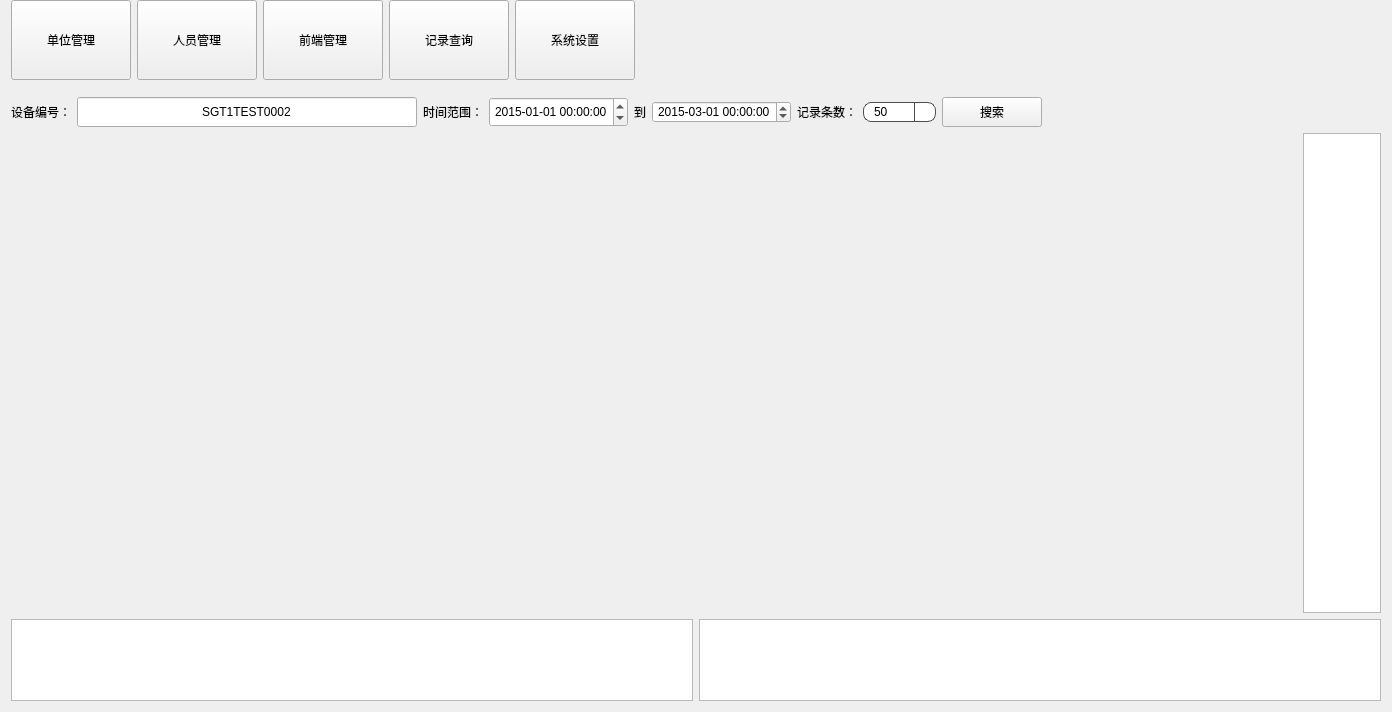
<?xml version="1.0" encoding="UTF-8"?>
<ui version="4.0">
 <class>MainForm</class>
 <widget class="QWidget" name="MainForm">
  <property name="geometry">
   <rect>
    <x>0</x>
    <y>0</y>
    <width>1392</width>
    <height>712</height>
   </rect>
  </property>
  <property name="windowTitle">
   <string>MainForm</string>
  </property>
  <property name="styleSheet">
   <string notr="true">QComboBox{
font: 14pt &quot;WenQuanYi Micro Hei&quot;;
border-radius: 8px;
padding: 1px 10px 1px 10px;
border: 1px solid #4D4D4D;
}
QComboBox QAbstractItemView{
background-color:#4D4D4D;
color:white;
selection-background-color: rgb(56,117,215);
}
QComboBox::drop-down {
subcontrol-origin: padding;
subcontrol-position: top right;
width: 20px;
border-left-width: 1px;
border-left-style: solid;
border-top-right-radius: 3px;
border-bottom-right-radius: 3px;
border-left-color: #4D4D4D;
}
QComboBox::down-arrow{
image: url(:/image/images/arrow_down.png);
}
QComboBox::down-arrow:pressed{
position:relative;
top:1px;
left:1px;
}
</string>
  </property>
  <layout class="QVBoxLayout" name="verticalLayout_7">
   <property name="leftMargin">
    <number>0</number>
   </property>
   <property name="topMargin">
    <number>0</number>
   </property>
   <property name="rightMargin">
    <number>0</number>
   </property>
   <property name="bottomMargin">
    <number>0</number>
   </property>
   <item>
    <widget class="QWidget" name="TitleBarWidget" native="true">
     <property name="minimumSize">
      <size>
       <width>0</width>
       <height>80</height>
      </size>
     </property>
     <property name="maximumSize">
      <size>
       <width>16777215</width>
       <height>16777215</height>
      </size>
     </property>
     <layout class="QHBoxLayout" name="horizontalLayout">
      <property name="topMargin">
       <number>0</number>
      </property>
      <property name="bottomMargin">
       <number>0</number>
      </property>
      <item>
       <widget class="QToolButton" name="btnCompanyManager">
        <property name="sizePolicy">
         <sizepolicy hsizetype="Fixed" vsizetype="Preferred">
          <horstretch>0</horstretch>
          <verstretch>0</verstretch>
         </sizepolicy>
        </property>
        <property name="minimumSize">
         <size>
          <width>120</width>
          <height>80</height>
         </size>
        </property>
        <property name="maximumSize">
         <size>
          <width>16777215</width>
          <height>16777215</height>
         </size>
        </property>
        <property name="text">
         <string>单位管理</string>
        </property>
        <property name="icon">
         <iconset resource="image.qrc">
          <normaloff>:/image/images/dribbble.png</normaloff>:/image/images/dribbble.png</iconset>
        </property>
        <property name="iconSize">
         <size>
          <width>40</width>
          <height>40</height>
         </size>
        </property>
        <property name="toolButtonStyle">
         <enum>Qt::ToolButtonTextUnderIcon</enum>
        </property>
       </widget>
      </item>
      <item>
       <widget class="QToolButton" name="btnPersonManager">
        <property name="sizePolicy">
         <sizepolicy hsizetype="Fixed" vsizetype="Preferred">
          <horstretch>0</horstretch>
          <verstretch>0</verstretch>
         </sizepolicy>
        </property>
        <property name="minimumSize">
         <size>
          <width>120</width>
          <height>80</height>
         </size>
        </property>
        <property name="maximumSize">
         <size>
          <width>16777215</width>
          <height>16777215</height>
         </size>
        </property>
        <property name="text">
         <string>人员管理</string>
        </property>
        <property name="icon">
         <iconset resource="image.qrc">
          <normaloff>:/image/images/person_manager.png</normaloff>:/image/images/person_manager.png</iconset>
        </property>
        <property name="iconSize">
         <size>
          <width>40</width>
          <height>40</height>
         </size>
        </property>
        <property name="toolButtonStyle">
         <enum>Qt::ToolButtonTextUnderIcon</enum>
        </property>
       </widget>
      </item>
      <item>
       <widget class="QToolButton" name="btnFrontManager">
        <property name="sizePolicy">
         <sizepolicy hsizetype="Fixed" vsizetype="Preferred">
          <horstretch>0</horstretch>
          <verstretch>0</verstretch>
         </sizepolicy>
        </property>
        <property name="minimumSize">
         <size>
          <width>120</width>
          <height>80</height>
         </size>
        </property>
        <property name="maximumSize">
         <size>
          <width>16777215</width>
          <height>16777215</height>
         </size>
        </property>
        <property name="text">
         <string>前端管理</string>
        </property>
        <property name="icon">
         <iconset resource="image.qrc">
          <normaloff>:/image/images/video_camera.png</normaloff>:/image/images/video_camera.png</iconset>
        </property>
        <property name="iconSize">
         <size>
          <width>40</width>
          <height>40</height>
         </size>
        </property>
        <property name="toolButtonStyle">
         <enum>Qt::ToolButtonTextUnderIcon</enum>
        </property>
       </widget>
      </item>
      <item>
       <widget class="QToolButton" name="btnRecordQueryManager">
        <property name="sizePolicy">
         <sizepolicy hsizetype="Fixed" vsizetype="Preferred">
          <horstretch>0</horstretch>
          <verstretch>0</verstretch>
         </sizepolicy>
        </property>
        <property name="minimumSize">
         <size>
          <width>120</width>
          <height>80</height>
         </size>
        </property>
        <property name="maximumSize">
         <size>
          <width>16777215</width>
          <height>16777215</height>
         </size>
        </property>
        <property name="text">
         <string>记录查询</string>
        </property>
        <property name="icon">
         <iconset resource="image.qrc">
          <normaloff>:/image/images/search.png</normaloff>:/image/images/search.png</iconset>
        </property>
        <property name="iconSize">
         <size>
          <width>40</width>
          <height>40</height>
         </size>
        </property>
        <property name="toolButtonStyle">
         <enum>Qt::ToolButtonTextUnderIcon</enum>
        </property>
       </widget>
      </item>
      <item>
       <widget class="QToolButton" name="btnSystemSettingManager">
        <property name="sizePolicy">
         <sizepolicy hsizetype="Fixed" vsizetype="Preferred">
          <horstretch>0</horstretch>
          <verstretch>0</verstretch>
         </sizepolicy>
        </property>
        <property name="minimumSize">
         <size>
          <width>120</width>
          <height>80</height>
         </size>
        </property>
        <property name="maximumSize">
         <size>
          <width>16777215</width>
          <height>16777215</height>
         </size>
        </property>
        <property name="text">
         <string>系统设置</string>
        </property>
        <property name="icon">
         <iconset resource="image.qrc">
          <normaloff>:/image/images/settings.png</normaloff>:/image/images/settings.png</iconset>
        </property>
        <property name="iconSize">
         <size>
          <width>40</width>
          <height>40</height>
         </size>
        </property>
        <property name="toolButtonStyle">
         <enum>Qt::ToolButtonTextUnderIcon</enum>
        </property>
       </widget>
      </item>
      <item>
       <spacer name="horizontalSpacer_3">
        <property name="orientation">
         <enum>Qt::Horizontal</enum>
        </property>
        <property name="sizeHint" stdset="0">
         <size>
          <width>40</width>
          <height>20</height>
         </size>
        </property>
       </spacer>
      </item>
      <item>
       <widget class="QWidget" name="widget" native="true">
        <property name="minimumSize">
         <size>
          <width>200</width>
          <height>80</height>
         </size>
        </property>
        <property name="maximumSize">
         <size>
          <width>16777215</width>
          <height>16777215</height>
         </size>
        </property>
        <layout class="QVBoxLayout" name="verticalLayout">
         <property name="leftMargin">
          <number>9</number>
         </property>
         <property name="topMargin">
          <number>2</number>
         </property>
         <property name="rightMargin">
          <number>9</number>
         </property>
         <property name="bottomMargin">
          <number>2</number>
         </property>
         <item>
          <widget class="QLabel" name="Date">
           <property name="text">
            <string/>
           </property>
           <property name="alignment">
            <set>Qt::AlignCenter</set>
           </property>
          </widget>
         </item>
         <item>
          <widget class="QLabel" name="Time">
           <property name="text">
            <string/>
           </property>
           <property name="alignment">
            <set>Qt::AlignCenter</set>
           </property>
          </widget>
         </item>
        </layout>
       </widget>
      </item>
     </layout>
    </widget>
   </item>
   <item>
    <widget class="QStackedWidget" name="stackedWidget">
     <property name="currentIndex">
      <number>4</number>
     </property>
     <widget class="QWidget" name="Empty"/>
     <widget class="QWidget" name="CompanyManager">
      <layout class="QVBoxLayout" name="verticalLayout_2">
       <item>
        <layout class="QHBoxLayout" name="horizontalLayout_2">
         <property name="spacing">
          <number>12</number>
         </property>
         <item>
          <widget class="QComboBox" name="CompanyInfoFilterComboBox">
           <property name="sizePolicy">
            <sizepolicy hsizetype="Preferred" vsizetype="Preferred">
             <horstretch>0</horstretch>
             <verstretch>0</verstretch>
            </sizepolicy>
           </property>
           <property name="editable">
            <bool>false</bool>
           </property>
           <property name="maxVisibleItems">
            <number>30</number>
           </property>
           <property name="sizeAdjustPolicy">
            <enum>QComboBox::AdjustToContents</enum>
           </property>
           <item>
            <property name="text">
             <string>企业名称</string>
            </property>
           </item>
           <item>
            <property name="text">
             <string>营业执照</string>
            </property>
           </item>
           <item>
            <property name="text">
             <string>办公地址</string>
            </property>
           </item>
           <item>
            <property name="text">
             <string>联系电话</string>
            </property>
           </item>
          </widget>
         </item>
         <item>
          <widget class="QLineEdit" name="CompanyInfoFilterLineEdit">
           <property name="sizePolicy">
            <sizepolicy hsizetype="Expanding" vsizetype="Preferred">
             <horstretch>0</horstretch>
             <verstretch>0</verstretch>
            </sizepolicy>
           </property>
           <property name="alignment">
            <set>Qt::AlignCenter</set>
           </property>
          </widget>
         </item>
         <item>
          <widget class="QLabel" name="label">
           <property name="text">
            <string>区县</string>
           </property>
          </widget>
         </item>
         <item>
          <widget class="QComboBox" name="CompanyAreaFilterComboBox">
           <property name="sizePolicy">
            <sizepolicy hsizetype="Preferred" vsizetype="Preferred">
             <horstretch>0</horstretch>
             <verstretch>0</verstretch>
            </sizepolicy>
           </property>
           <property name="maxVisibleItems">
            <number>30</number>
           </property>
           <property name="sizeAdjustPolicy">
            <enum>QComboBox::AdjustToContents</enum>
           </property>
           <item>
            <property name="text">
             <string>全部</string>
            </property>
           </item>
          </widget>
         </item>
         <item>
          <widget class="QPushButton" name="btnSearchCompanyInfo">
           <property name="sizePolicy">
            <sizepolicy hsizetype="Preferred" vsizetype="Preferred">
             <horstretch>0</horstretch>
             <verstretch>0</verstretch>
            </sizepolicy>
           </property>
           <property name="minimumSize">
            <size>
             <width>101</width>
             <height>30</height>
            </size>
           </property>
           <property name="text">
            <string>搜索</string>
           </property>
          </widget>
         </item>
         <item>
          <spacer name="horizontalSpacer_4">
           <property name="orientation">
            <enum>Qt::Horizontal</enum>
           </property>
           <property name="sizeHint" stdset="0">
            <size>
             <width>40</width>
             <height>20</height>
            </size>
           </property>
          </spacer>
         </item>
        </layout>
       </item>
       <item>
        <layout class="QHBoxLayout" name="horizontalLayout_3">
         <item>
          <widget class="QTableWidget" name="CompanyMainInfoTableWidget">
           <attribute name="horizontalHeaderDefaultSectionSize">
            <number>30</number>
           </attribute>
           <attribute name="horizontalHeaderMinimumSectionSize">
            <number>30</number>
           </attribute>
          </widget>
         </item>
        </layout>
       </item>
      </layout>
     </widget>
     <widget class="QWidget" name="PersonManager">
      <layout class="QVBoxLayout" name="verticalLayout_4">
       <item>
        <layout class="QHBoxLayout" name="horizontalLayout_5">
         <item>
          <widget class="QComboBox" name="PersonInfoFilterComboBox">
           <property name="sizePolicy">
            <sizepolicy hsizetype="Preferred" vsizetype="Preferred">
             <horstretch>0</horstretch>
             <verstretch>0</verstretch>
            </sizepolicy>
           </property>
           <property name="autoFillBackground">
            <bool>false</bool>
           </property>
           <property name="maxVisibleItems">
            <number>30</number>
           </property>
           <property name="sizeAdjustPolicy">
            <enum>QComboBox::AdjustToContents</enum>
           </property>
           <item>
            <property name="text">
             <string>服务单位</string>
            </property>
           </item>
           <item>
            <property name="text">
             <string>营业执照</string>
            </property>
           </item>
           <item>
            <property name="text">
             <string>姓名</string>
            </property>
           </item>
           <item>
            <property name="text">
             <string>联系手机</string>
            </property>
           </item>
           <item>
            <property name="text">
             <string>身份证号</string>
            </property>
           </item>
           <item>
            <property name="text">
             <string>卡号</string>
            </property>
           </item>
           <item>
            <property name="text">
             <string>未绑定人员</string>
            </property>
           </item>
          </widget>
         </item>
         <item>
          <widget class="QLineEdit" name="PersonInfoFilterLineEdit">
           <property name="sizePolicy">
            <sizepolicy hsizetype="Expanding" vsizetype="Preferred">
             <horstretch>0</horstretch>
             <verstretch>0</verstretch>
            </sizepolicy>
           </property>
           <property name="alignment">
            <set>Qt::AlignCenter</set>
           </property>
          </widget>
         </item>
         <item>
          <widget class="QComboBox" name="FunctionTypeFilterComboBox">
           <property name="sizePolicy">
            <sizepolicy hsizetype="Preferred" vsizetype="Preferred">
             <horstretch>0</horstretch>
             <verstretch>0</verstretch>
            </sizepolicy>
           </property>
           <property name="maxVisibleItems">
            <number>30</number>
           </property>
           <property name="sizeAdjustPolicy">
            <enum>QComboBox::AdjustToContents</enum>
           </property>
           <item>
            <property name="text">
             <string>全部</string>
            </property>
           </item>
          </widget>
         </item>
         <item>
          <widget class="QPushButton" name="btnSearchPersonInfo">
           <property name="sizePolicy">
            <sizepolicy hsizetype="Preferred" vsizetype="Preferred">
             <horstretch>0</horstretch>
             <verstretch>0</verstretch>
            </sizepolicy>
           </property>
           <property name="minimumSize">
            <size>
             <width>101</width>
             <height>30</height>
            </size>
           </property>
           <property name="text">
            <string>搜索</string>
           </property>
          </widget>
         </item>
         <item>
          <spacer name="horizontalSpacer">
           <property name="orientation">
            <enum>Qt::Horizontal</enum>
           </property>
           <property name="sizeHint" stdset="0">
            <size>
             <width>40</width>
             <height>20</height>
            </size>
           </property>
          </spacer>
         </item>
         <item>
          <widget class="QPushButton" name="btnDeviceBind">
           <property name="minimumSize">
            <size>
             <width>101</width>
             <height>30</height>
            </size>
           </property>
           <property name="text">
            <string>绑定</string>
           </property>
          </widget>
         </item>
         <item>
          <widget class="QPushButton" name="btnDeviceUnbind">
           <property name="minimumSize">
            <size>
             <width>101</width>
             <height>30</height>
            </size>
           </property>
           <property name="text">
            <string>解绑</string>
           </property>
          </widget>
         </item>
        </layout>
       </item>
       <item>
        <layout class="QHBoxLayout" name="horizontalLayout_4">
         <item>
          <widget class="QTableWidget" name="PersonMainInfoTableWidget">
           <property name="inputMethodHints">
            <set>Qt::ImhNone</set>
           </property>
          </widget>
         </item>
        </layout>
       </item>
      </layout>
     </widget>
     <widget class="QWidget" name="FrontManager">
      <layout class="QVBoxLayout" name="verticalLayout_6">
       <item>
        <layout class="QHBoxLayout" name="horizontalLayout_7">
         <item>
          <widget class="QLabel" name="label_2">
           <property name="text">
            <string>设备编号</string>
           </property>
          </widget>
         </item>
         <item>
          <widget class="QLineEdit" name="DeviceNumberLineEdit">
           <property name="sizePolicy">
            <sizepolicy hsizetype="Expanding" vsizetype="Preferred">
             <horstretch>0</horstretch>
             <verstretch>0</verstretch>
            </sizepolicy>
           </property>
           <property name="alignment">
            <set>Qt::AlignCenter</set>
           </property>
          </widget>
         </item>
         <item>
          <widget class="QLabel" name="label_3">
           <property name="text">
            <string>区县</string>
           </property>
          </widget>
         </item>
         <item>
          <widget class="QComboBox" name="DeviceAreaFilterComboBox">
           <property name="sizePolicy">
            <sizepolicy hsizetype="Preferred" vsizetype="Preferred">
             <horstretch>0</horstretch>
             <verstretch>0</verstretch>
            </sizepolicy>
           </property>
           <property name="maxVisibleItems">
            <number>30</number>
           </property>
           <property name="sizeAdjustPolicy">
            <enum>QComboBox::AdjustToContents</enum>
           </property>
           <item>
            <property name="text">
             <string>全部</string>
            </property>
           </item>
          </widget>
         </item>
         <item>
          <widget class="QLabel" name="label_4">
           <property name="text">
            <string>排序</string>
           </property>
          </widget>
         </item>
         <item>
          <widget class="QComboBox" name="DeviceSortFilterComboBox">
           <property name="sizePolicy">
            <sizepolicy hsizetype="Preferred" vsizetype="Preferred">
             <horstretch>0</horstretch>
             <verstretch>0</verstretch>
            </sizepolicy>
           </property>
           <property name="layoutDirection">
            <enum>Qt::LeftToRight</enum>
           </property>
           <property name="autoFillBackground">
            <bool>false</bool>
           </property>
           <property name="maxVisibleItems">
            <number>30</number>
           </property>
           <property name="sizeAdjustPolicy">
            <enum>QComboBox::AdjustToContents</enum>
           </property>
           <item>
            <property name="text">
             <string>触发时间</string>
            </property>
           </item>
           <item>
            <property name="text">
             <string>触发时间倒序</string>
            </property>
           </item>
           <item>
            <property name="text">
             <string>启用时间</string>
            </property>
           </item>
           <item>
            <property name="text">
             <string>启用时间倒序</string>
            </property>
           </item>
          </widget>
         </item>
         <item>
          <widget class="QPushButton" name="btnSearchDeviceInfo">
           <property name="minimumSize">
            <size>
             <width>101</width>
             <height>30</height>
            </size>
           </property>
           <property name="text">
            <string>搜索</string>
           </property>
          </widget>
         </item>
         <item>
          <spacer name="horizontalSpacer_2">
           <property name="orientation">
            <enum>Qt::Horizontal</enum>
           </property>
           <property name="sizeHint" stdset="0">
            <size>
             <width>40</width>
             <height>20</height>
            </size>
           </property>
          </spacer>
         </item>
         <item>
          <widget class="QPushButton" name="btnPersonBind">
           <property name="minimumSize">
            <size>
             <width>101</width>
             <height>30</height>
            </size>
           </property>
           <property name="text">
            <string>人员绑定</string>
           </property>
          </widget>
         </item>
        </layout>
       </item>
       <item>
        <layout class="QHBoxLayout" name="horizontalLayout_6">
         <item>
          <widget class="QTableWidget" name="DeviceMainInfoTableWidget">
           <attribute name="horizontalHeaderDefaultSectionSize">
            <number>10</number>
           </attribute>
           <attribute name="horizontalHeaderMinimumSectionSize">
            <number>10</number>
           </attribute>
          </widget>
         </item>
        </layout>
       </item>
      </layout>
     </widget>
     <widget class="QWidget" name="RecordQueryManager">
      <layout class="QHBoxLayout" name="horizontalLayout_11">
       <item>
        <layout class="QVBoxLayout" name="verticalLayout_3">
         <item>
          <layout class="QHBoxLayout" name="horizontalLayout_10">
           <item>
            <widget class="QLabel" name="label_5">
             <property name="text">
              <string>设备编号：</string>
             </property>
            </widget>
           </item>
           <item>
            <widget class="QLineEdit" name="RecordDeviceNumberLineEdit">
             <property name="minimumSize">
              <size>
               <width>0</width>
               <height>30</height>
              </size>
             </property>
             <property name="text">
              <string>SGT1TEST0002</string>
             </property>
             <property name="alignment">
              <set>Qt::AlignCenter</set>
             </property>
            </widget>
           </item>
           <item>
            <widget class="QLabel" name="label_6">
             <property name="text">
              <string>时间范围：</string>
             </property>
            </widget>
           </item>
           <item>
            <widget class="QDateEdit" name="StartDateEdit">
             <property name="minimumSize">
              <size>
               <width>120</width>
               <height>30</height>
              </size>
             </property>
             <property name="alignment">
              <set>Qt::AlignCenter</set>
             </property>
             <property name="buttonSymbols">
              <enum>QAbstractSpinBox::UpDownArrows</enum>
             </property>
             <property name="currentSection">
              <enum>QDateTimeEdit::YearSection</enum>
             </property>
             <property name="displayFormat">
              <string>yyyy-MM-dd hh:mm:ss</string>
             </property>
             <property name="calendarPopup">
              <bool>false</bool>
             </property>
             <property name="timeSpec">
              <enum>Qt::LocalTime</enum>
             </property>
             <property name="date">
              <date>
               <year>2015</year>
               <month>1</month>
               <day>1</day>
              </date>
             </property>
            </widget>
           </item>
           <item>
            <widget class="QLabel" name="label_8">
             <property name="text">
              <string>到</string>
             </property>
            </widget>
           </item>
           <item>
            <widget class="QDateEdit" name="EndDateEdit">
             <property name="alignment">
              <set>Qt::AlignCenter</set>
             </property>
             <property name="readOnly">
              <bool>false</bool>
             </property>
             <property name="buttonSymbols">
              <enum>QAbstractSpinBox::UpDownArrows</enum>
             </property>
             <property name="dateTime">
              <datetime>
               <hour>0</hour>
               <minute>0</minute>
               <second>0</second>
               <year>2015</year>
               <month>3</month>
               <day>1</day>
              </datetime>
             </property>
             <property name="displayFormat">
              <string>yyyy-MM-dd hh:mm:ss</string>
             </property>
             <property name="calendarPopup">
              <bool>false</bool>
             </property>
             <property name="currentSectionIndex">
              <number>0</number>
             </property>
             <property name="timeSpec">
              <enum>Qt::LocalTime</enum>
             </property>
             <property name="date">
              <date>
               <year>2015</year>
               <month>3</month>
               <day>1</day>
              </date>
             </property>
            </widget>
           </item>
           <item>
            <widget class="QLabel" name="label_7">
             <property name="text">
              <string>记录条数：</string>
             </property>
            </widget>
           </item>
           <item>
            <widget class="QComboBox" name="RecordNumberComboBox">
             <item>
              <property name="text">
               <string>50</string>
              </property>
             </item>
             <item>
              <property name="text">
               <string>100</string>
              </property>
             </item>
             <item>
              <property name="text">
               <string>200</string>
              </property>
             </item>
             <item>
              <property name="text">
               <string>300</string>
              </property>
             </item>
             <item>
              <property name="text">
               <string>400</string>
              </property>
             </item>
             <item>
              <property name="text">
               <string>500</string>
              </property>
             </item>
             <item>
              <property name="text">
               <string>600</string>
              </property>
             </item>
             <item>
              <property name="text">
               <string>700</string>
              </property>
             </item>
             <item>
              <property name="text">
               <string>800</string>
              </property>
             </item>
             <item>
              <property name="text">
               <string>900</string>
              </property>
             </item>
             <item>
              <property name="text">
               <string>1000</string>
              </property>
             </item>
            </widget>
           </item>
           <item>
            <widget class="QPushButton" name="btnRecordQuery">
             <property name="minimumSize">
              <size>
               <width>100</width>
               <height>30</height>
              </size>
             </property>
             <property name="text">
              <string>搜索</string>
             </property>
            </widget>
           </item>
           <item>
            <spacer name="horizontalSpacer_5">
             <property name="orientation">
              <enum>Qt::Horizontal</enum>
             </property>
             <property name="sizeHint" stdset="0">
              <size>
               <width>40</width>
               <height>20</height>
              </size>
             </property>
            </spacer>
           </item>
          </layout>
         </item>
         <item>
          <layout class="QHBoxLayout" name="horizontalLayout_9">
           <item>
            <widget class="QLabel" name="person_new_pic_label">
             <property name="minimumSize">
              <size>
               <width>640</width>
               <height>480</height>
              </size>
             </property>
             <property name="maximumSize">
              <size>
               <width>640</width>
               <height>480</height>
              </size>
             </property>
             <property name="text">
              <string/>
             </property>
            </widget>
           </item>
           <item>
            <widget class="QLabel" name="person_old_pic_label">
             <property name="minimumSize">
              <size>
               <width>640</width>
               <height>480</height>
              </size>
             </property>
             <property name="maximumSize">
              <size>
               <width>640</width>
               <height>480</height>
              </size>
             </property>
             <property name="text">
              <string/>
             </property>
            </widget>
           </item>
           <item>
            <widget class="QTableWidget" name="RecordPersonInfoTableWidget">
             <property name="sizePolicy">
              <sizepolicy hsizetype="Expanding" vsizetype="Preferred">
               <horstretch>0</horstretch>
               <verstretch>0</verstretch>
              </sizepolicy>
             </property>
            </widget>
           </item>
          </layout>
         </item>
         <item>
          <layout class="QHBoxLayout" name="horizontalLayout_8">
           <item>
            <widget class="QTableWidget" name="RecordMainInfoTableWidget"/>
           </item>
           <item>
            <widget class="QTableWidget" name="RecordSubInfoTableWidget"/>
           </item>
          </layout>
         </item>
        </layout>
       </item>
      </layout>
     </widget>
    </widget>
   </item>
  </layout>
 </widget>
 <layoutdefault spacing="6" margin="11"/>
 <resources>
  <include location="image.qrc"/>
 </resources>
 <connections/>
</ui>
